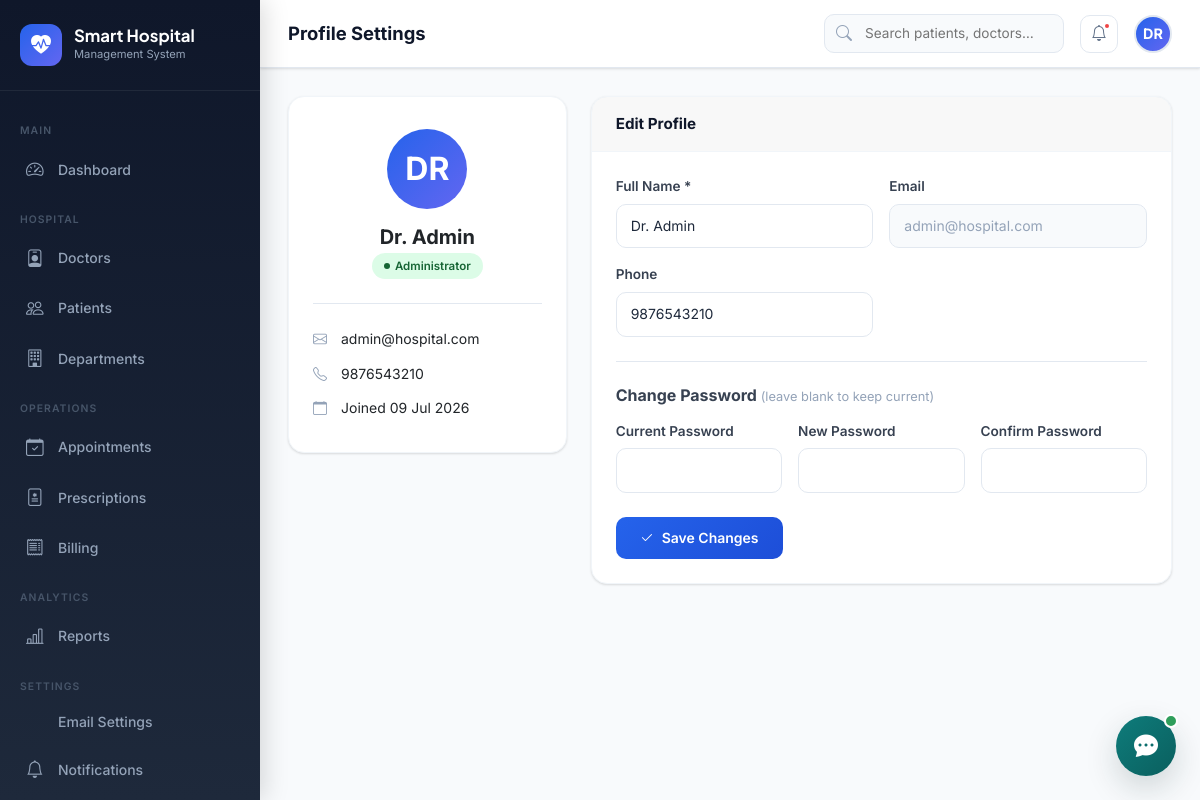
Screenshot of /admin/profile.php (signed in) with the database file from the repository.
### tables this page shows
CREATE TABLE users (
    id INT AUTO_INCREMENT PRIMARY KEY,
    name VARCHAR(100) NOT NULL,
    email VARCHAR(100) UNIQUE NOT NULL,
    password VARCHAR(255) NOT NULL,
    role ENUM('admin','doctor','patient') NOT NULL DEFAULT 'patient',
    phone VARCHAR(20),
    profile_image VARCHAR(255) DEFAULT 'default.png',
    status ENUM('active','inactive','suspended') DEFAULT 'active',
    created_at TIMESTAMP DEFAULT CURRENT_TIMESTAMP,
    updated_at TIMESTAMP DEFAULT CURRENT_TIMESTAMP ON UPDATE CURRENT_TIMESTAMP
);

### config.php (called while the page is built, shortened)
<?php
function e(string $s): string { return htmlspecialchars($s, ENT_QUOTES, 'UTF-8'); }

### admin/profile.php (the view, shortened to what this page needs)
<?php
require_once '../config.php';
$db  = getDB();
$user = $db->prepare("SELECT * FROM users WHERE id=?");
$user->execute([$_SESSION['user_id']]);
$user = $user->fetch();
include '../includes/layout_header.php';
?>
<div class="row g-4">
  <div class="col-lg-4">
    <div class="card text-center" style="padding:32px 24px">
      <div class="avatar-placeholder" style="width:80px;height:80px;font-size:2rem;margin:0 auto 16px">
        <?= strtoupper(substr($user['name'],0,2)) ?>
      </div>
      <h5 style="font-weight:700;margin-bottom:4px"><?= e($user['name']) ?></h5>
      <span class="badge-pill active" style="display:inline-flex;margin:0 auto">Administrator</span>
      <div class="divider"></div>
      <div style="text-align:left;display:flex;flex-direction:column;gap:12px">
        <div style="display:flex;align-items:center;gap:10px;font-size:.875rem">
          <i class="bi bi-envelope" style="color:#94A3B8;width:18px"></i>
          <span><?= e($user['email']) ?></span>
        </div>
        <div style="display:flex;align-items:center;gap:10px;font-size:.875rem">
          <i class="bi bi-telephone" style="color:#94A3B8;width:18px"></i>
          <span><?= e($user['phone'] ?? 'Not set') ?></span>
        </div>
        <div style="display:flex;align-items:center;gap:10px;font-size:.875rem">
          <i class="bi bi-calendar" style="color:#94A3B8;width:18px"></i>
          <span>Joined <?= date('d M Y', strtotime($user['created_at'])) ?></span>
        </div>
      </div>
    </div>
  </div>
  <div class="col-lg-8">
    <div class="card">
      <div class="card-header"><h5>Edit Profile</h5></div>
      <div class="card-body">
        <form method="POST">
          <div class="row g-3">
            <div class="col-md-6">
              <label class="form-label">Full Name *</label>
              <input type="text" name="name" class="form-control-custom" value="<?= e($user['name']) ?>" required>
            </div>
            <div class="col-md-6">
              <label class="form-label">Email</label>
              <input type="email" class="form-control-custom" value="<?= e($user['email']) ?>" disabled style="background:#F8FAFC;color:#94A3B8">
            </div>
            <div class="col-md-6">
              <label class="form-label">Phone</label>
              <input type="tel" name="phone" class="form-control-custom" value="<?= e($user['phone'] ?? '') ?>">
            </div>
          </div>
          <div class="divider"></div>
          <h6 style="font-weight:700;margin-bottom:16px;color:#374151">Change Password <span style="font-weight:400;color:#94A3B8;font-size:.8rem">(leave blank to keep current)</span></h6>
          <div class="row g-3">
            <div class="col-md-4">
              <label class="form-label">Current Password</label>
              <input type="password" name="current_password" class="form-control-custom">
            </div>
            <div class="col-md-4">
              <label class="form-label">New Password</label>
              <input type="password" name="new_password" class="form-control-custom">
            </div>
            <div class="col-md-4">
              <label class="form-label">Confirm Password</label>
              <input type="password" name="confirm_password" class="form-control-custom">
            </div>
          </div>
          <div style="margin-top:24px">
            <button type="submit" class="btn-primary-custom"><i class="bi bi-check2"></i> Save Changes</button>
          </div>
        </form>
      </div>
    </div>
  </div>
</div>
<?php include '../includes/layout_footer.php'; ?>

### assets/css/style.css (style rules this page uses)
:root { --primary: #2563EB; --primary-dark: #1D4ED8; --primary-light: #EFF6FF; --secondary: #14B8A6; --accent: #6366F1; --success: #10B981; --warning: #F59E0B; --danger: #EF4444; --info: #3B82F6; --bg: #F8FAFC; --sidebar-w: 260px; --card-radius: 16px; --shadow-sm: 0 1px 3px rgba(0,0,0,.08), 0 1px 2px rgba(0,0,0,.06); --shadow-md: 0 4px 6px -1px rgba(0,0,0,.1), 0 2px 4px -1px rgba(0,0,0,.06); --shadow-lg: 0 10px 15px -3px rgba(0,0,0,.1), 0 4px 6px -2px rgba(0,0,0,.05); --shadow-xl: 0 20px 25px -5px rgba(0,0,0,.1), 0 10px 10px -5px rgba(0,0,0,.04); --transition: all .25s cubic-bezier(.4,0,.2,1); --font-main: 'Inter', sans-serif; --font-display: 'Plus Jakarta Sans', sans-serif; }
*, *::before, *::after { box-sizing: border-box; margin: 0; padding: 0; }
html { scroll-behavior: smooth; }
body { font-family: var(--font-main); background: var(--bg); color: #1E293B; line-height: 1.6; -webkit-font-smoothing: antialiased; }
.card { background: #fff; border-radius: var(--card-radius); border: 1px solid #F1F5F9; box-shadow: var(--shadow-sm); overflow: hidden; }
.card-header { padding: 18px 24px; border-bottom: 1px solid #F1F5F9; display: flex; align-items: center; justify-content: space-between; }
.card-header h5 { font-weight: 700; font-size: .95rem; color: #0F172A; margin: 0; }
.card-body { padding: 24px; }
.badge-pill { display: inline-flex; align-items: center; gap: 5px; padding: 4px 12px; border-radius: 20px; font-size: .72rem; font-weight: 600; }
.badge-pill.active { background: #DCFCE7; color: #166534; }
.badge-pill::before { content: ''; width: 6px; height: 6px; border-radius: 50%; background: currentColor; }
.btn-primary-custom { background: linear-gradient(135deg, var(--primary), var(--primary-dark)); color: #fff; border: none; padding: 10px 24px; border-radius: 10px; font-size: .875rem; font-weight: 600; cursor: pointer; transition: var(--transition); display: inline-flex; align-items: center; gap: 8px; }
.form-label { font-size: .85rem; font-weight: 600; color: #374151; margin-bottom: 6px; display: block; }
.form-control-custom { width: 100%; padding: 10px 14px; border: 1.5px solid #E2E8F0; border-radius: 10px; font-size: .875rem; background: #fff; color: #1E293B; transition: var(--transition); font-family: var(--font-main); }
.avatar-placeholder { border-radius: 50%; background: linear-gradient(135deg, var(--primary), var(--accent)); color: #fff; display: inline-flex; align-items: center; justify-content: center; font-weight: 700; }
.divider { height: 1px; background: #E2E8F0; margin: 24px 0; }

### rows the page displays
users: name "DR", name "Dr. Admin", email "admin@hospital.com", phone "9876543210", created_at "09 Jul 2026"

### other values shown
$item['section'] "MAIN"
$item['label'] "Dashboard"
$item['section'] "HOSPITAL"
$item['label'] "Doctors"
$item['label'] "Patients"
$item['label'] "Departments"
$item['section'] "OPERATIONS"
$item['label'] "Appointments"
$item['label'] "Prescriptions"
$item['label'] "Billing"
$item['section'] "ANALYTICS"
$item['label'] "Reports"
$item['section'] "SETTINGS"
$item['label'] "Email Settings"
$item['label'] "Notifications"
